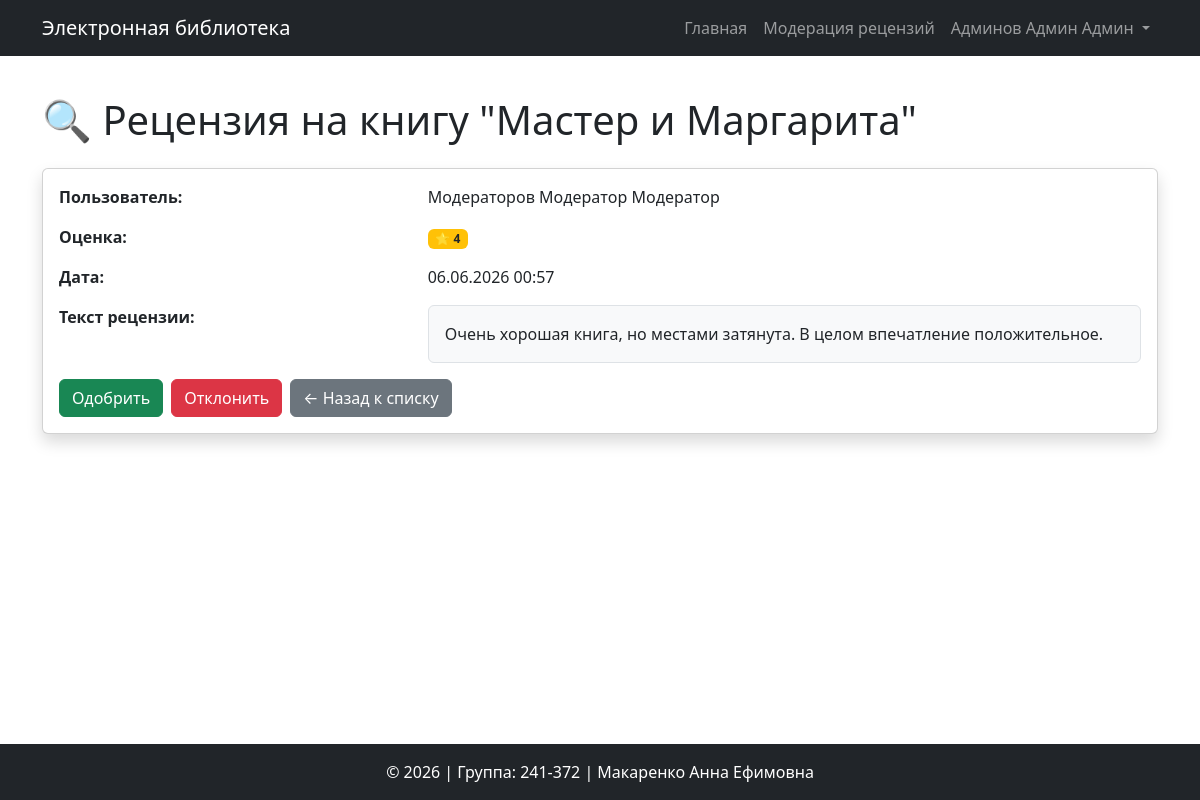
The app's page /moderation/review/2 (signed in) with its own data.
### app/models.py (models this page shows, shortened)
class User(UserMixin, db.Model):
    __tablename__ = 'users'
    id = db.Column(db.Integer, primary_key=True)
    login = db.Column(db.String(80), unique=True, nullable=False)
    password_hash = db.Column(db.String(200), nullable=False)
    last_name = db.Column(db.String(100), nullable=False)
    first_name = db.Column(db.String(100), nullable=False)
    middle_name = db.Column(db.String(100))
    role_id = db.Column(db.Integer, db.ForeignKey('roles.id'), nullable=False)
    created_at = db.Column(db.DateTime, default=datetime.utcnow)
    role = db.relationship('Role', back_populates='users')
    reviews = db.relationship('Review', back_populates='user', cascade='all, delete-orphan')
    @property
    def full_name(self):
        parts = [self.last_name, self.first_name, self.middle_name or '']
        return ' '.join(p for p in parts if p)

class Book(db.Model):
    __tablename__ = 'books'
    id = db.Column(db.Integer, primary_key=True)
    title = db.Column(db.String(200), nullable=False)
    short_description = db.Column(db.Text, nullable=False)
    year = db.Column(db.Integer, nullable=False)
    publisher = db.Column(db.String(200), nullable=False)
    author = db.Column(db.String(200), nullable=False)
    pages = db.Column(db.Integer, nullable=False)
    created_at = db.Column(db.DateTime, default=datetime.utcnow)
    genres = db.relationship('Genre', secondary=book_genre, back_populates='books')
    cover = db.relationship('Cover', back_populates='book', uselist=False, cascade='all, delete-orphan')
    reviews = db.relationship('Review', back_populates='book', cascade='all, delete-orphan')

class Review(db.Model):
    __tablename__ = 'reviews'
    id = db.Column(db.Integer, primary_key=True)
    rating = db.Column(db.Integer, nullable=False)
    text = db.Column(db.Text, nullable=False)
    created_at = db.Column(db.DateTime, default=datetime.utcnow)
    book_id = db.Column(db.Integer, db.ForeignKey('books.id', ondelete='CASCADE'), nullable=False)
    user_id = db.Column(db.Integer, db.ForeignKey('users.id', ondelete='CASCADE'), nullable=False)
    status_id = db.Column(db.Integer, db.ForeignKey('review_statuses.id'), nullable=False)
    book = db.relationship('Book', back_populates='reviews')
    user = db.relationship('User', back_populates='reviews')
    status = db.relationship('ReviewStatus', back_populates='reviews')

### app/moderation.py (the view)
@bp.route('/review/<int:review_id>')
@login_required
def review_detail(review_id):
    if current_user.role.name != 'moderator' and current_user.role.name != 'admin':
        flash('У вас недостаточно прав для выполнения данного действия.', 'danger')
        return redirect(url_for('main.index'))
    review = Review.query.get_or_404(review_id)
    return render_template('moderation/review_detail.html', review=review)

### app/__init__.py (called while the page is built)
@login_manager.user_loader
def load_user(user_id):
    from app.models import User
    return User.query.get(int(user_id))

### app/templates/moderation/review_detail.html
{% extends 'base.html' %}
{% block content %}
<h1 class="mb-4">🔍 Рецензия на книгу "{{ review.book.title }}"</h1>
<div class="card shadow">
    <div class="card-body">
        <div class="row mb-3">
            <div class="col-md-4"><strong>Пользователь:</strong></div>
            <div class="col-md-8">{{ review.user.full_name }}</div>
        </div>
        <div class="row mb-3">
            <div class="col-md-4"><strong>Оценка:</strong></div>
            <div class="col-md-8"><span class="badge bg-warning text-dark">⭐ {{ review.rating }}</span></div>
        </div>
        <div class="row mb-3">
            <div class="col-md-4"><strong>Дата:</strong></div>
            <div class="col-md-8">{{ review.created_at.strftime('%d.%m.%Y %H:%M') }}</div>
        </div>
        <div class="row mb-3">
            <div class="col-md-4"><strong>Текст рецензии:</strong></div>
            <div class="col-md-8">
                <div class="border p-3 rounded bg-light">
                    {{ review.text | safe }}
                </div>
            </div>
        </div>
        <div class="d-flex gap-2">
            <form method="POST" action="{{ url_for('moderation.approve_review', review_id=review.id) }}">
                <button type="submit" class="btn btn-success">Одобрить</button>
            </form>
            <form method="POST" action="{{ url_for('moderation.reject_review', review_id=review.id) }}">
                <button type="submit" class="btn btn-danger">Отклонить</button>
            </form>
            <a href="{{ url_for('moderation.reviews') }}" class="btn btn-secondary">← Назад к списку</a>
        </div>
    </div>
</div>
{% endblock %}

### app/templates/base.html (shortened to what this page needs)
<!DOCTYPE html>
<html lang="ru">
<head>
    <link href="https://cdn.jsdelivr.net/npm/bootstrap@5.3.0/dist/css/bootstrap.min.css" rel="stylesheet">
    <link rel="stylesheet" href="https://cdn.jsdelivr.net/npm/easymde@2.18.0/dist/easymde.min.css">
    <link rel="stylesheet" href="{{ url_for('static', filename='styles.css') }}">
</head>
<body>
    <nav class="navbar navbar-expand-lg navbar-dark bg-dark">
        <div class="container">
            <a class="navbar-brand" href="{{ url_for('main.index') }}">Электронная библиотека</a>
            <div class="collapse navbar-collapse" id="navbarNav">
                <ul class="navbar-nav ms-auto">
                    <li class="nav-item">
                        <a class="nav-link" href="{{ url_for('main.index') }}">Главная</a>
                    </li>
                    {% if current_user.is_authenticated %}
                        {% if current_user.role and current_user.role.name in ['moderator', 'admin'] %}
                            <li class="nav-item">
                                <a class="nav-link" href="{{ url_for('moderation.reviews') }}">Модерация рецензий</a>
                            </li>
                        {% endif %}
                        <li class="nav-item dropdown">
                            <a class="nav-link dropdown-toggle" href="#" id="userDropdown" data-bs-toggle="dropdown">
                                {{ current_user.full_name }}
                            </a>
                        </li>
                    {% else %}
                        <li class="nav-item">
                            <a class="nav-link" href="{{ url_for('auth.login') }}">Войти</a>
                        </li>
                    {% endif %}
                </ul>
            </div>
        </div>
    </nav>
    <main class="container my-4">
        {% block content %}{% endblock %}
    </main>
    <footer class="bg-dark text-white text-center py-3 mt-5">
        <p class="mb-0">© 2026 | Группа: 241-372 | Макаренко Анна Ефимовна</p>
    </footer>
</body>
</html>

### app/static/styles.css (style rules this page uses)
.card { transition: transform 0.2s; }
footer { margin-top: auto; }
body { min-height: 100vh; display: flex; flex-direction: column; }
main { flex: 1; }

### records on screen
User: full_name "Админов Админ Админ"
Book: book "Мастер и Маргарита"
User: user.full_name "Модераторов Модератор Модератор"
Review: rating "4", created_at "06.06.2026 00:57", text "Очень хорошая книга, но местами затянута. В целом впечатление положительное."
